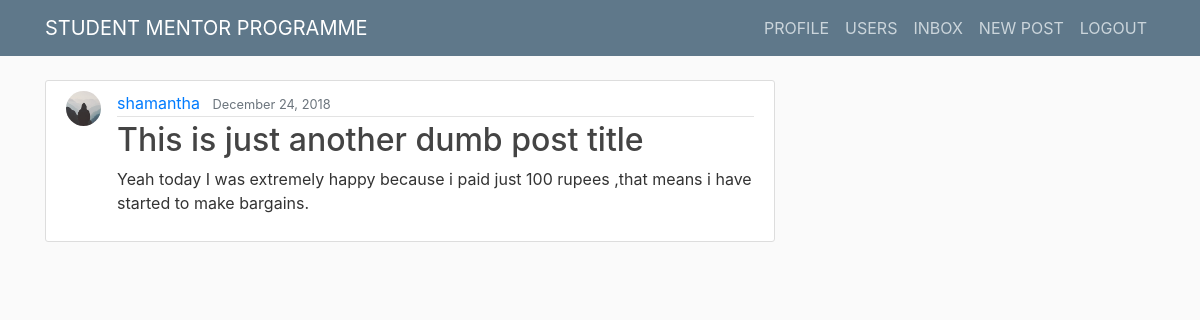
The page / (signed in) on the database its author committed.
### blog/models.py (models this page shows, shortened)
class post(models.Model):
	title = models.CharField(max_length = 100)
	content = models.TextField()
	date_posted = models.DateTimeField(default = timezone.now)
	author = models.ForeignKey(User, on_delete=models.CASCADE)

### users/models.py (models this page shows, shortened)
class Profile(models.Model):
	year_choices = (
		('First','First'),
		('Second','Second'),
		('Third','Third'),
		('Fourth','Fourth')
		)
	branch_choices = (
		(' Civil Engineering',' Civil Engineering'),
		('Mechanical Engineering','Mechanical Engineering'),
		('Electrical & Electronics Engineering','Electrical & Electronics Engineering'),
		(' Electronics & Communication Engineering',' Electronics & Communication Engineering'),
		('Industrial & Production Engineering ','Industrial & Production Engineering'),
		(' Computer Science & Engineering',' Computer Science & Engineering'),
		('Information Science & Engineering','Information Science & Engineering')
		)
	user = models.OneToOneField(User, on_delete = models.CASCADE)
	image = models.ImageField(default = 'default.jpg',upload_to = 'profile_pics')
	year = models.CharField(max_length = 8,choices = year_choices,default = 'First')
	branch = models.CharField(max_length = 60,choices = branch_choices)
	bio = models.TextField(blank = True)
	mobile = models.CharField(max_length = 15,blank = True)

### blog/views.py (the view)
# urls.py: path('', PostListView.as_view(), name = 'blog-home'),
class PostListView(ListView):
	model = post
	template_name = 'blog/home.html'
	context_object_name = 'posts'
	ordering = ['-date_posted']

### blog/templates/blog/home.html (shortened to what this page needs)
{% extends "blog/base.html" %}
  {% block content %}
  {% if user.is_authenticated %}
         {% for post in posts%}
    <article class="media content-section">
      <img class = "rounded-circle article-img" src="{{ post.author.profile.image.url }}">
      <div class="media-body">
        <div class="article-metadata">
          <a class="mr-2" href = "{% url 'user-profile' post.author.id %}">{{ post.author }}</a>
          <small class="text-muted">{{ post.date_posted|date:"F d, Y" }}</small>
        </div>
        <h2><a class="article-title" href = "{% url 'post-detail' post.id %}">{{ post.title }}</a></h2>
        <p class="article-content">{{ post.content }}</p>
      </div>
    </article>
         {% endfor%}
    {% endif %}
{% endblock content %}

### blog/static/blog/main.css (style rules this page uses)
body { background: #fafafa; color: #333333; margin-top: 5rem; }
h1, h2, h3, h4, h5, h6 { color: #444444; }
.content-section { background: #ffffff; padding: 10px 20px; border: 1px solid #dddddd; border-radius: 3px; margin-bottom: 20px; }
.article-title { color: #444444; }
.article-content { white-space: pre-line; }
.article-img { height: 35px; width: 35px; margin-right: 16px; }
.article-metadata { padding-bottom: 1px; margin-bottom: 4px; border-bottom: 1px solid #e3e3e3 }

### blog/templates/blog/base.html (style rules this page uses)
img { height: 60px; width: 68px; }

### rows shown on the page
post: author.profile.image (placeholder picture), author "shamantha", date_posted "December 24, 2018", title "This is just another dumb post title", content "Yeah today I was extremely happy because i paid just 100 rupees ,that means i have started to make bargains."
